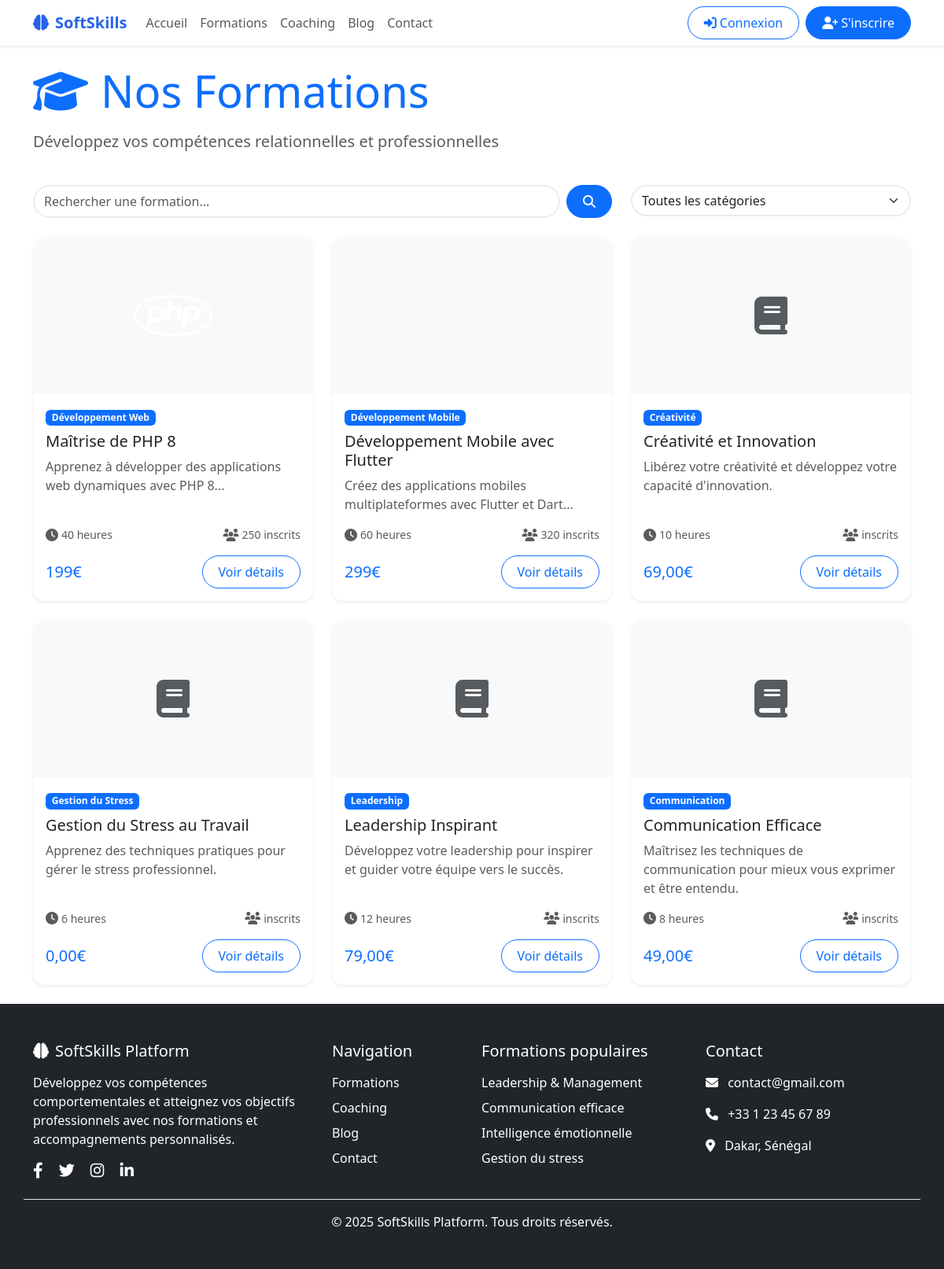
Page /courses/ on the committed database.
### courses/models.py (models this page shows, shortened)
class Course(models.Model):
    DIFFICULTY_LEVELS = [
        ('beginner', 'Débutant'),
        ('intermediate', 'Intermédiaire'),
        ('advanced', 'Avancé'),
    ]
    title = models.CharField(_('titre'), max_length=200)
    slug = models.SlugField(_('slug'), max_length=200, unique=True)
    description = models.TextField(_('description'))
    short_description = models.CharField(_('description courte'), max_length=300)
    category = models.ForeignKey(
        Category,
        on_delete=models.CASCADE,
        related_name='courses',
        verbose_name=_('catégorie')
    )
    instructor = models.ForeignKey(
        'users.CustomUser',
        on_delete=models.CASCADE,
        related_name='courses_taught',
        verbose_name=_('formateur'),
        limit_choices_to={'user_type': 'coach'}
    )
    difficulty_level = models.CharField(
        _('niveau de difficulté'),
        max_length=20,
        choices=DIFFICULTY_LEVELS,
        default='beginner'
    )
    duration_hours = models.PositiveIntegerField(_('durée en heures'))
    price = models.DecimalField(
        _('prix'),
        max_digits=10,
        decimal_places=2,
        default=0.00
    )
    is_free = models.BooleanField(_('gratuit'), default=False)
    thumbnail = models.ImageField(
        _('miniature'),
        upload_to='course_thumbnails/',
        blank=True,
        null=True
    )
    video_intro = models.URLField(_('vidéo d\'introduction'), blank=True)
    objectives = models.TextField(_('objectifs d\'apprentissage'))
    prerequisites = models.TextField(_('prérequis'), blank=True)
    target_audience = models.TextField(_('public cible'))
    is_published = models.BooleanField(_('publié'), default=False)
    is_featured = models.BooleanField(_('mis en avant'), default=False)
    enrollment_count = models.PositiveIntegerField(_('nombre d\'inscriptions'), default=0)
    created_at = models.DateTimeField(_('créé le'), auto_now_add=True)
    updated_at = models.DateTimeField(_('modifié le'), auto_now=True)
    published_at = models.DateTimeField(_('publié le'), null=True, blank=True)
    class Meta:
        verbose_name = _('formation')
        verbose_name_plural = _('formations')
        ordering = ['-created_at']

class Category(models.Model):
    name = models.CharField(_('nom'), max_length=100, unique=True)
    slug = models.SlugField(_('slug'), max_length=100, unique=True)
    description = models.TextField(_('description'), blank=True)
    icon = models.CharField(_('icône'), max_length=50, blank=True)
    color = models.CharField(_('couleur'), max_length=7, default='#007bff')
    is_active = models.BooleanField(_('actif'), default=True)
    created_at = models.DateTimeField(_('créé le'), auto_now_add=True)
    class Meta:
        verbose_name = _('catégorie')
        verbose_name_plural = _('catégories')
        ordering = ['name']

### courses/views.py (the view)
# urls.py: path('courses/', views.course_list, name='course_list'),
def course_list(request):
    courses = Course.objects.all()
    categories = Category.objects.all()
    selected_category = request.GET.get('category')
    search_query = request.GET.get('q')
    if selected_category:
        courses = courses.filter(category__slug=selected_category)
    if search_query:
        courses = courses.filter(
            Q(title__icontains=search_query) |
            Q(description__icontains=search_query)
        )
    context = {
        'courses': courses,
        'categories': categories,
        'selected_category': selected_category,
        'search_query': search_query,
    }
    return render(request, 'courses/course_list.html', context)

### templates/courses/course_list.html (shortened to what this page needs)
{% extends 'base.html' %}
{% load static %}
{% block content %}
<div class="container mt-4">
    <div class="row mb-4">
        <div class="col-12">
            <h1 class="display-4 text-primary mb-3">
                <i class="fas fa-graduation-cap me-3"></i>Nos Formations
            </h1>
            <p class="lead text-muted">Développez vos compétences relationnelles et professionnelles</p>
        </div>
    </div>
    <div class="row mb-4">
        <div class="col-md-8">
            <form method="get" class="d-flex">
                <input type="text" name="q" class="form-control me-2" placeholder="Rechercher une formation..." value="{{ request.GET.q }}">
                <button type="submit" class="btn btn-primary">
                    <i class="fas fa-search"></i>
                </button>
            </form>
        </div>
        <div class="col-md-4">
            <select class="form-select" name="category" onchange="this.form.submit()">
                <option value="">Toutes les catégories</option>
            </select>
        </div>
    </div>
    <div class="row">
        <div class="col-lg-4 col-md-6 mb-4">
            <div class="card h-100 shadow-sm hover-lift">
                <div class="card-img-top bg-light d-flex align-items-center justify-content-center" style="height: 200px; background-color: #777BB4;">
                    <i class="fab fa-php fa-5x text-white"></i>
                </div>
                <div class="card-body d-flex flex-column">
                    <div class="mb-2">
                        <span class="badge bg-primary me-1">Développement Web</span>
                    </div>
                    <h5 class="card-title">Maîtrise de PHP 8</h5>
                    <p class="card-text text-muted">Apprenez à développer des applications web dynamiques avec PHP 8...</p>
                    <div class="mt-auto">
                        <div class="d-flex justify-content-between align-items-center mb-3">
                            <div class="d-flex align-items-center">
                                <i class="fas fa-clock text-muted me-1"></i>
                                <small class="text-muted">40 heures</small>
                            </div>
                            <div class="d-flex align-items-center">
                                <i class="fas fa-users text-muted me-1"></i>
                                <small class="text-muted">250 inscrits</small>
                            </div>
                        </div>
                        <div class="d-flex justify-content-between align-items-center">
                            <span class="h5 text-primary mb-0">199€</span>
                            <a href="{% url 'courses:php_course_detail' %}" class="btn btn-outline-primary">
                                Voir détails
                            </a>
                        </div>
                    </div>
                </div>
            </div>
        </div>
<div class="col-lg-4 col-md-6 mb-4">
    <div class="card h-100 shadow-sm hover-lift">
        <div class="card-img-top bg-light d-flex align-items-center justify-content-center" style="height: 200px; background-color: #02569B;">
        </div>
        <div class="card-body d-flex flex-column">
            <div class="mb-2">
                <span class="badge bg-primary me-1">Développement Mobile</span>
            </div>
            <h5 class="card-title">Développement Mobile avec Flutter</h5>
            <p class="card-text text-muted">Créez des applications mobiles multiplateformes avec Flutter et Dart...</p>
            <div class="mt-auto">
                <div class="d-flex justify-content-between align-items-center mb-3">
                    <div class="d-flex align-items-center">
                        <i class="fas fa-clock text-muted me-1"></i>
                        <small class="text-muted">60 heures</small>
                    </div>
                    <div class="d-flex align-items-center">
                        <i class="fas fa-users text-muted me-1"></i>
                        <small class="text-muted">320 inscrits</small>
                    </div>
                </div>
                <div class="d-flex justify-content-between align-items-center">
                    <span class="h5 text-primary mb-0">299€</span>
                    <a href="{% url 'courses:flutter_course_detail' %}" class="btn btn-outline-primary">
                         Voir détails
                    </a>
                </div>
            </div>
        </div>
    </div>
</div>
        {% for course in courses %}
        <div class="col-lg-4 col-md-6 mb-4">
            <div class="card h-100 shadow-sm hover-lift">
                {% if course.image %}
                <img src="{{ course.image.url }}" class="card-img-top" alt="{{ course.title }}" style="height: 200px; object-fit: cover;">
                {% else %}
                <div class="card-img-top bg-light d-flex align-items-center justify-content-center" style="height: 200px;">
                    <i class="fas fa-book fa-3x text-muted"></i>
                </div>
                {% endif %}
                <div class="card-body d-flex flex-column">
                    <div class="mb-2">
                        <span class="badge bg-primary me-1">{{ course.category.name }}</span>
                    </div>
                    <h5 class="card-title">{{ course.title }}</h5>
                    <p class="card-text text-muted">{{ course.description|truncatewords:20 }}</p>
                    <div class="mt-auto">
                        <div class="d-flex justify-content-between align-items-center mb-3">
                            <div class="d-flex align-items-center">
                                <i class="fas fa-clock text-muted me-1"></i>
                                <small class="text-muted">{{ course.duration_hours }} heures</small>
                            </div>
                            <div class="d-flex align-items-center">
                                <i class="fas fa-users text-muted me-1"></i>
                                <small class="text-muted">{{ course.enrolled_students.count }} inscrits</small>
                            </div>
                        </div>
                        <div class="d-flex justify-content-between align-items-center">
                            <span class="h5 text-primary mb-0">{{ course.price }}€</span>
                            <a href="{% url 'courses:course_detail' course.slug %}" class="btn btn-outline-primary">
                                Voir détails
                            </a>
                        </div>
                    </div>
                </div>
            </div>
        </div>
        {% endfor %}
    </div>
</div>
{% endblock %}

### templates/base.html (style rules this page uses)
:root { --primary-color: #2563eb; --secondary-color: #10b981; --accent-color: #f59e0b; }
.card { border: none; box-shadow: 0 4px 6px -1px rgba(0, 0, 0, 0.1); transition: transform 0.2s ease-in-out; }

### templates/courses/course_list.html (style rules this page uses)
.hover-lift { transition: transform 0.2s ease-in-out, box-shadow 0.2s ease-in-out; }
.card { border: none; border-radius: 15px; overflow: hidden; }
.card-img-top { border-radius: 15px 15px 0 0; }
.btn { border-radius: 25px; padding: 8px 20px; }
.form-control, .form-select { border-radius: 25px; border: 2px solid #e9ecef; }

### rows in the picture
Course: category.name "Créativité", title "Créativité et Innovation", description "Libérez votre créativité et développez votre capacité d'innovation.", duration_hours "10", price "69,00"
Course: category.name "Gestion du Stress", title "Gestion du Stress au Travail", description "Apprenez des techniques pratiques pour gérer le stress professionnel.", duration_hours "6", price "0,00"
Course: category.name "Leadership", title "Leadership Inspirant", description "Développez votre leadership pour inspirer et guider votre équipe vers le succès.", duration_hours "12", price "79,00"
Course: category.name "Communication", title "Communication Efficace", description "Maîtrisez les techniques de communication pour mieux vous exprimer et être entendu.", duration_hours "8", price "49,00"
